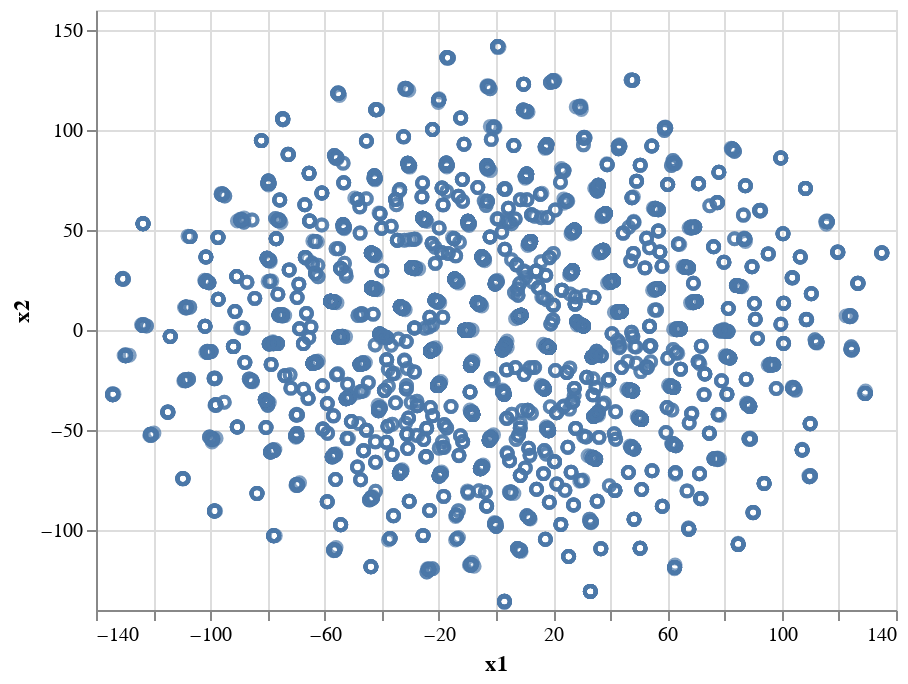

The notebook cell this image was saved under:
### Code cell
alt.Chart(X_embedded).mark_point().encode(
    x='x1',
    y='x2'
)

### Figure 1 — Vega-Lite specification as saved in the notebook (floating-point values rounded to 4 significant figures; data arrays with more than 128 entries replaced by an {"elided": "..."} marker saying what was removed)
{"config": {"view": {"continuousWidth": 400, "continuousHeight": 300}}, "data": {"name": "data-2df166c6fa4a12358d4828f1a5f4969d"}, "mark": "point", "encoding": {"x": {"field": "x1", "type": "quantitative"}, "y": {"field": "x2", "type": "quantitative"}}, "$schema": "https://vega.github.io/schema/vega-lite/v4.17.0.json", "datasets": {"data-2df166c6fa4a12358d4828f1a5f4969d": {"elided": "4926 records"}}}
